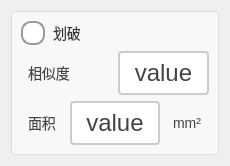
           <widget class="QWidget" name="widget_huapo" native="true">
            <layout class="QGridLayout" name="gridLayout">
             <item row="0" column="0">
              <widget class="QGroupBox" name="groupBox_9">
               <property name="styleSheet">
                <string notr="true">QGroupBox {
    border: 1px solid #DDD;
    border-radius: 4px;
    font: bold 14px;
    color: #666;
    background-color: #F8F8F8;
}

QGroupBox::title {
    subcontrol-origin: margin;
    subcontrol-position: top left;
    left: 10px;
    padding: 0 5px;
}</string>
               </property>
               <property name="title">
                <string/>
               </property>
               <layout class="QVBoxLayout" name="verticalLayout_5">
                <item>
                 <widget class="QRadioButton" name="rbtn_huapoEnable">
                  <property name="sizePolicy">
                   <sizepolicy hsizetype="Minimum" vsizetype="Minimum">
                    <horstretch>0</horstretch>
                    <verstretch>0</verstretch>
                   </sizepolicy>
                  </property>
                  <property name="styleSheet">
                   <string notr="true">QRadioButton {
    spacing: 8px;
    font-size: 14px;
    color: #333;  /* 保持原始文字颜色 */
}

/* 未选中状态 */
QRadioButton::indicator {
    width: 20px;
    height: 20px;
    border-radius: 10px;
    border: 2px solid #999;
    background: #ffffff;
}

/* 悬停效果 */
QRadioButton::indicator:hover {
    border: 2px solid #666;
}

/* 选中状态 */
QRadioButton::indicator:checked {
    border: 2px solid #FF6B00;  /* 橙色边框 */
}

/* 选中时的内圆 */
QRadioButton::indicator:checked {
    background-color: qradialgradient(
        cx:0.5, cy:0.5,
        radius:0.4,
        fx:0.5, fy:0.5,
        stop:0 #FF6B00,  /* 主橙色 */
        stop:1 transparent
    );
}

/* 禁用状态 */
QRadioButton:::disabled {
    border: 2px solid #ccc;
    background: #eee;
}

/* 点击动画效果 */
QRadioButton::indicator:pressed {
    border: 2px solid #CC5500;  /* 深橙色边框 */
    background-color: qradialgradient(
        cx:0.5, cy:0.5,
        radius:0.5,
        fx:0.5, fy:0.5,
        stop:0 #FFD8B3,  /* 浅橙色渐变 */
        stop:1 transparent
    );
}</string>
                  </property>
                  <property name="text">
                   <string>划破</string>
                  </property>
                 </widget>
                </item>
                <item>
                 <layout class="QHBoxLayout" name="horizontalLayout_11">
                  <item>
                   <widget class="QLabel" name="label_22">
                    <property name="sizePolicy">
                     <sizepolicy hsizetype="Minimum" vsizetype="Minimum">
                      <horstretch>0</horstretch>
                      <verstretch>0</verstretch>
                     </sizepolicy>
                    </property>
                    <property name="styleSheet">
                     <string notr="true">/* 基础标签样式 */
QLabel {
    color: #444444;          /* 主文字色 */
    font-size: 14px;         /* 标准字号 */
    background: transparent; /* 透明背景 */
    padding: 2px 4px;        /* 基础内边距 */
}

/* 标题样式 */
QLabel.title {
    font-size: 16px;
    font-weight: 600;
    color: #333333;
    border-bottom: 1px solid #DDDDDD; /* 下划线装饰 */
    padding-bottom: 4px;
}

/* 副标题/次要文本 */
QLabel.subtitle {
    color: #666666;
    font-size: 13px;
    font-style: italic;
}

/* 强调文本 */
QLabel.emphasis {
    color: #333333;
    font-weight: 500;
    background-color: #F5F5F5;
    border-radius: 3px;
    padding: 4px 8px;
}

/* 状态标签（成功/警告/错误） */
QLabel[state=&quot;success&quot;] {
    color: #228B22;          /* 森林绿 */
    border-left: 3px solid #228B22;
    padding-left: 8px;
}

QLabel[state=&quot;warning&quot;] {
    color: #FF8C00;          /* 暗橙 */
    border-left: 3px solid #FF8C00;
    padding-left: 8px;
}

QLabel[state=&quot;error&quot;] {
    color: #B22222;          /* 砖红 */
    border-left: 3px solid #B22222;
    padding-left: 8px;
}

/* 数据展示标签 */
QLabel.data {
    color: #2F4F4F;          /* 深石板灰 */
    font-family: monospace;
    border: 1px solid #E0E0E0;
    background-color: #FFFFFF;
    padding: 6px 12px;
    border-radius: 4px;
}

/* 禁用状态 */
QLabel:disabled {
    color: #AAAAAA;
    background-color: transparent;
}

/* 链接样式（伪链接效果） */
QLabel.link {
    color: #4682B4;          /* 钢蓝 */
    text-decoration: underline;
    border-bottom: 1px dotted #4682B4;
}

/* 图标标签 */
QLabel.icon {
    qproperty-alignment: AlignCenter;
    border: 1px solid #E0E0E0;
    border-radius: 4px;
    background-color: #FFFFFF;
    padding: 12px;
}</string>
                    </property>
                    <property name="text">
                     <string>相似度</string>
                    </property>
                   </widget>
                  </item>
                  <item>
                   <widget class="QPushButton" name="pbtn_huapoSimilarity">
                    <property name="sizePolicy">
                     <sizepolicy hsizetype="Minimum" vsizetype="Minimum">
                      <horstretch>0</horstretch>
                      <verstretch>0</verstretch>
                     </sizepolicy>
                    </property>
                    <property name="styleSheet">
                     <string notr="true">QPushButton {
    padding: 6px 14px;
    border: 2px solid #CCC;
    border-radius: 4px;
    background-color: white;
    color: #444;
	font-size:24px;
}

QPushButton:hover {
    border-color: #999;
    background-color: #F5F5F5;
}

QPushButton:pressed {
    border-color: #777;
    background-color: #EEE;
}</string>
                    </property>
                    <property name="text">
                     <string>value</string>
                    </property>
                   </widget>
                  </item>
                 </layout>
                </item>
                <item>
                 <layout class="QHBoxLayout" name="horizontalLayout_12">
                  <item>
                   <widget class="QLabel" name="label_30">
                    <property name="sizePolicy">
                     <sizepolicy hsizetype="Minimum" vsizetype="Minimum">
                      <horstretch>0</horstretch>
                      <verstretch>0</verstretch>
                     </sizepolicy>
                    </property>
                    <property name="styleSheet">
                     <string notr="true">/* 基础标签样式 */
QLabel {
    color: #444444;          /* 主文字色 */
    font-size: 14px;         /* 标准字号 */
    background: transparent; /* 透明背景 */
    padding: 2px 4px;        /* 基础内边距 */
}

/* 标题样式 */
QLabel.title {
    font-size: 16px;
    font-weight: 600;
    color: #333333;
    border-bottom: 1px solid #DDDDDD; /* 下划线装饰 */
    padding-bottom: 4px;
}

/* 副标题/次要文本 */
QLabel.subtitle {
    color: #666666;
    font-size: 13px;
    font-style: italic;
}

/* 强调文本 */
QLabel.emphasis {
    color: #333333;
    font-weight: 500;
    background-color: #F5F5F5;
    border-radius: 3px;
    padding: 4px 8px;
}

/* 状态标签（成功/警告/错误） */
QLabel[state=&quot;success&quot;] {
    color: #228B22;          /* 森林绿 */
    border-left: 3px solid #228B22;
    padding-left: 8px;
}

QLabel[state=&quot;warning&quot;] {
    color: #FF8C00;          /* 暗橙 */
    border-left: 3px solid #FF8C00;
    padding-left: 8px;
}

QLabel[state=&quot;error&quot;] {
    color: #B22222;          /* 砖红 */
    border-left: 3px solid #B22222;
    padding-left: 8px;
}

/* 数据展示标签 */
QLabel.data {
    color: #2F4F4F;          /* 深石板灰 */
    font-family: monospace;
    border: 1px solid #E0E0E0;
    background-color: #FFFFFF;
    padding: 6px 12px;
    border-radius: 4px;
}

/* 禁用状态 */
QLabel:disabled {
    color: #AAAAAA;
    background-color: transparent;
}

/* 链接样式（伪链接效果） */
QLabel.link {
    color: #4682B4;          /* 钢蓝 */
    text-decoration: underline;
    border-bottom: 1px dotted #4682B4;
}

/* 图标标签 */
QLabel.icon {
    qproperty-alignment: AlignCenter;
    border: 1px solid #E0E0E0;
    border-radius: 4px;
    background-color: #FFFFFF;
    padding: 12px;
}</string>
                    </property>
                    <property name="text">
                     <string>面积</string>
                    </property>
                   </widget>
                  </item>
                  <item>
                   <widget class="QPushButton" name="pbtn_huapoArea">
                    <property name="sizePolicy">
                     <sizepolicy hsizetype="Minimum" vsizetype="Minimum">
                      <horstretch>0</horstretch>
                      <verstretch>0</verstretch>
                     </sizepolicy>
                    </property>
                    <property name="styleSheet">
                     <string notr="true">QPushButton {
    padding: 6px 14px;
    border: 2px solid #CCC;
    border-radius: 4px;
    background-color: white;
    color: #444;
	font-size:24px;
}

QPushButton:hover {
    border-color: #999;
    background-color: #F5F5F5;
}

QPushButton:pressed {
    border-color: #777;
    background-color: #EEE;
}</string>
                    </property>
                    <property name="text">
                     <string>value</string>
                    </property>
                   </widget>
                  </item>
                  <item>
                   <widget class="QLabel" name="label_35">
                    <property name="sizePolicy">
                     <sizepolicy hsizetype="Minimum" vsizetype="Minimum">
                      <horstretch>0</horstretch>
                      <verstretch>0</verstretch>
                     </sizepolicy>
                    </property>
                    <property name="styleSheet">
                     <string notr="true">/* 基础标签样式 */
QLabel {
    color: #444444;          /* 主文字色 */
    font-size: 14px;         /* 标准字号 */
    background: transparent; /* 透明背景 */
    padding: 2px 4px;        /* 基础内边距 */
}

/* 标题样式 */
QLabel.title {
    font-size: 16px;
    font-weight: 600;
    color: #333333;
    border-bottom: 1px solid #DDDDDD; /* 下划线装饰 */
    padding-bottom: 4px;
}

/* 副标题/次要文本 */
QLabel.subtitle {
    color: #666666;
    font-size: 13px;
    font-style: italic;
}

/* 强调文本 */
QLabel.emphasis {
    color: #333333;
    font-weight: 500;
    background-color: #F5F5F5;
    border-radius: 3px;
    padding: 4px 8px;
}

/* 状态标签（成功/警告/错误） */
QLabel[state=&quot;success&quot;] {
    color: #228B22;          /* 森林绿 */
    border-left: 3px solid #228B22;
    padding-left: 8px;
}

QLabel[state=&quot;warning&quot;] {
    color: #FF8C00;          /* 暗橙 */
    border-left: 3px solid #FF8C00;
    padding-left: 8px;
}

QLabel[state=&quot;error&quot;] {
    color: #B22222;          /* 砖红 */
    border-left: 3px solid #B22222;
    padding-left: 8px;
}

/* 数据展示标签 */
QLabel.data {
    color: #2F4F4F;          /* 深石板灰 */
    font-family: monospace;
    border: 1px solid #E0E0E0;
    background-color: #FFFFFF;
    padding: 6px 12px;
    border-radius: 4px;
}

/* 禁用状态 */
QLabel:disabled {
    color: #AAAAAA;
    background-color: transparent;
}

/* 链接样式（伪链接效果） */
QLabel.link {
    color: #4682B4;          /* 钢蓝 */
    text-decoration: underline;
    border-bottom: 1px dotted #4682B4;
}

/* 图标标签 */
QLabel.icon {
    qproperty-alignment: AlignCenter;
    border: 1px solid #E0E0E0;
    border-radius: 4px;
    background-color: #FFFFFF;
    padding: 12px;
}</string>
                    </property>
                    <property name="text">
                     <string>mm²</string>
                    </property>
                   </widget>
                  </item>
                 </layout>
                </item>
               </layout>
              </widget>
             </item>
            </layout>
           </widget>
